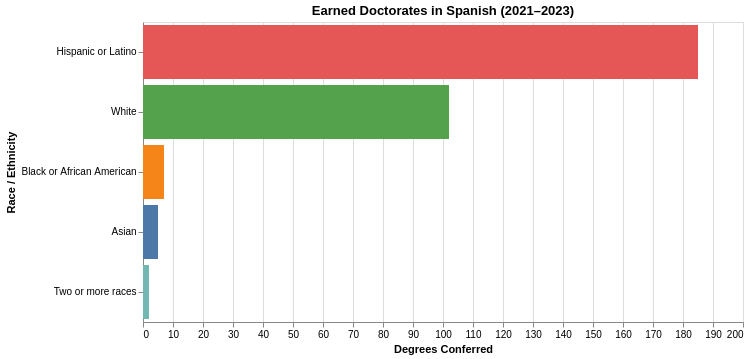

Notebook source saved alongside this figure:
### Markdown cell above
<div class="text-box">
    
## Earned Doctorates in Spanish by Race/Ethnicity

### Code cell
#| code-fold: true


majors = [
    
    '16.0905 - Spanish Language and Literature.',
    '16.0908 - Hispanic and Latin American Languages, Literatures, and Linguistics, General.'
]

majors_df = (
     df[df["Major"].isin(majors)]
    .groupby(["Major", "Race and Ethnicity"])["Awards/Degrees Conferred"]
    .sum()
    .reset_index()
)


overall = (
    majors_df.groupby("Race and Ethnicity")["Awards/Degrees Conferred"]
    .sum()
    .reset_index()
)
overall["Major"] = "All Earned Doctorates in Spanish (total)"
majors_df = pd.concat([majors_df, overall], ignore_index=True)


major_dropdown = alt.binding_select(
    options=majors_df["Major"].unique().tolist(),
    name="Select Major: "
)
major_param = alt.param(
    name="Major",
    bind=major_dropdown,
    value="All Earned Doctorates in Spanish (total)"
)


chart = (
    alt.Chart(majors_df)
    .add_params(major_param)
    .transform_filter(
        alt.datum.Major == major_param
    )
    .mark_bar()
    .encode(
        x=alt.X("Awards/Degrees Conferred:Q", title="Degrees Conferred"),
        y=alt.Y("Race and Ethnicity:N", sort="-x", title="Race / Ethnicity"),
        color=alt.Color("Race and Ethnicity:N", legend=None),
        tooltip=["Race and Ethnicity:N", "Awards/Degrees Conferred:Q"]
    )
    .properties(
        title="Earned Doctorates in Spanish (2021–2023)",
        width=600,
        height=300
    )
)



chart

### Figure 1 — Vega-Lite specification as saved in the notebook (floating-point values rounded to 4 significant figures)
{"config": {"view": {"continuousWidth": 300, "continuousHeight": 300}}, "data": {"name": "data-863b336df51108bd837508c77b2a367f"}, "mark": {"type": "bar"}, "encoding": {"color": {"field": "Race and Ethnicity", "legend": null, "type": "nominal"}, "tooltip": [{"field": "Race and Ethnicity", "type": "nominal"}, {"field": "Awards/Degrees Conferred", "type": "quantitative"}], "x": {"field": "Awards/Degrees Conferred", "title": "Degrees Conferred", "type": "quantitative"}, "y": {"field": "Race and Ethnicity", "sort": "-x", "title": "Race / Ethnicity", "type": "nominal"}}, "height": 300, "params": [{"name": "Major", "bind": {"input": "select", "options": ["16.0905 - Spanish Language and Literature.", "16.0908 - Hispanic and Latin American Languages, Literatures, and Linguistics, General.", "All Earned Doctorates in Spanish (total)"], "name": "Select Major: "}, "value": "All Earned Doctorates in Spanish (total)"}], "title": "Earned Doctorates in Spanish (2021–2023)", "transform": [{"filter": "(datum.Major === Major)"}], "width": 600, "$schema": "https://vega.github.io/schema/vega-lite/v5.14.1.json", "datasets": {"data-863b336df51108bd837508c77b2a367f": [{"Major": "16.0905 - Spanish Language and Literature.", "Race and Ethnicity": "Asian", "Awards/Degrees Conferred": 4}, {"Major": "16.0905 - Spanish Language and Literature.", "Race and Ethnicity": "Black or African American", "Awards/Degrees Conferred": 4}, {"Major": "16.0905 - Spanish Language and Literature.", "Race and Ethnicity": "Hispanic or Latino", "Awards/Degrees Conferred": 163}, {"Major": "16.0905 - Spanish Language and Literature.", "Race and Ethnicity": "Two or more races", "Awards/Degrees Conferred": 2}, {"Major": "16.0905 - Spanish Language and Literature.", "Race and Ethnicity": "White", "Awards/Degrees Conferred": 91}, {"Major": "16.0908 - Hispanic and Latin American Languages, Literatures, and Linguistics, General.", "Race and Ethnicity": "Asian", "Awards/Degrees Conferred": 1}, {"Major": "16.0908 - Hispanic and Latin American Languages, Literatures, and Linguistics, General.", "Race and Ethnicity": "Black or African American", "Awards/Degrees Conferred": 3}, {"Major": "16.0908 - Hispanic and Latin American Languages, Literatures, and Linguistics, General.", "Race and Ethnicity": "Hispanic or Latino", "Awards/Degrees Conferred": 22}, {"Major": "16.0908 - Hispanic and Latin American Languages, Literatures, and Linguistics, General.", "Race and Ethnicity": "White", "Awards/Degrees Conferred": 11}, {"Major": "All Earned Doctorates in Spanish (total)", "Race and Ethnicity": "Asian", "Awards/Degrees Conferred": 5}, {"Major": "All Earned Doctorates in Spanish (total)", "Race and Ethnicity": "Black or African American", "Awards/Degrees Conferred": 7}, {"Major": "All Earned Doctorates in Spanish (total)", "Race and Ethnicity": "Hispanic or Latino", "Awards/Degrees Conferred": 185}, {"Major": "All Earned Doctorates in Spanish (total)", "Race and Ethnicity": "Two or more races", "Awards/Degrees Conferred": 2}, {"Major": "All Earned Doctorates in Spanish (total)", "Race and Ethnicity": "White", "Awards/Degrees Conferred": 102}]}}
